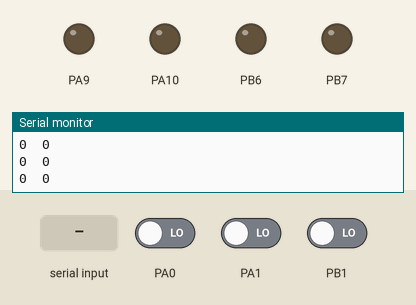
A sketch run on a simulated STM32 Blue Pill. On the bench: output pins drawn as LEDs (lit = HIGH), the last lines printed to the serial monitor. The inputs (shaded band) are chosen by the test bench; at power-on: PA0 LOW, PA1 LOW, PB1 LOW.

Above: at 1.2 s.
1.3 s: "90,45\n" received over Serial
At 2.0 s:
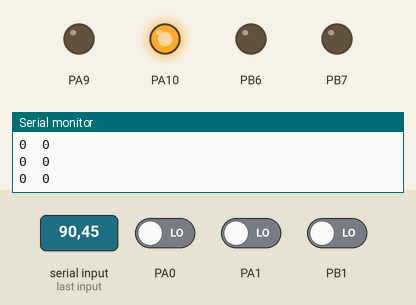
2.8 s: "5\n" received over Serial
At 3.6 s:
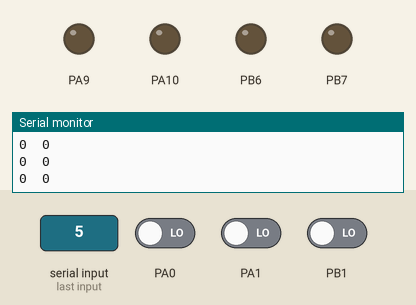
4.3 s: "90\n" received over Serial
At 4.7 s:
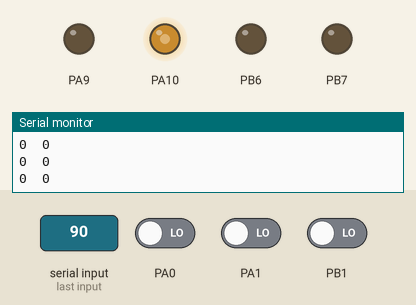
5.8 s: PA0 driven HIGH
At 7.0 s:
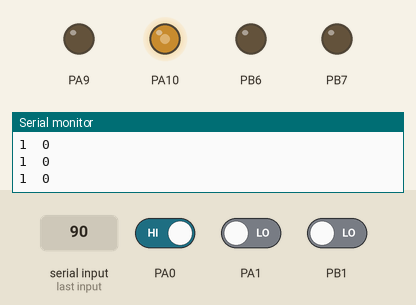
7.3 s: "30,150\n" received over Serial
At 7.9 s:
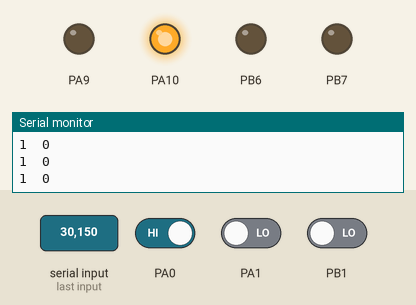
Timing chart, 0 to 9.8 s (numbered marks = the images above; inputs shaded):
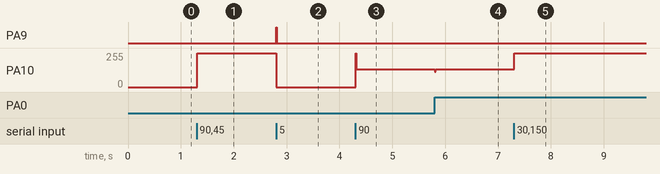

The sketch:

encoder_test.ino
```cpp
#include <PIDController.h>
volatile long int encoder_pos = 0;
volatile long int encoder_pos2 = 0;
PIDController pos_pid;
int motor_value = 255;
unsigned int integerValue=0;  // Max value is 65535
char incomingByte;
void setup() {

  Serial.begin(9600);
  pinMode(PB1, INPUT);
  pinMode(PB4, INPUT);
  pinMode(PA0, INPUT);
  pinMode(PA1, INPUT);
  pinMode(PB6, OUTPUT);
  pinMode(PB7, OUTPUT);
  attachInterrupt(digitalPinToInterrupt(PB1), encoder2, RISING);
  attachInterrupt(digitalPinToInterrupt(PA0), encoder, RISING);

  pos_pid.begin();
  pos_pid.tune(15, 0, 2000);
  pos_pid.limit(-255, 255);
}

void loop() {

if (Serial.available() > 0) {
    integerValue = 0;
    while(1) {
      incomingByte = Serial.read();
      if (incomingByte == '\n') break;
      if (incomingByte == -1) continue;
      integerValue *= 10;
      integerValue = ((incomingByte - 48) + integerValue);
      pos_pid.setpoint(integerValue);
    }
}

   motor_value = pos_pid.compute(encoder_pos);
if(motor_value > 0){
  MotorCounterClockwise(motor_value);
}else{
  MotorClockwise(abs(motor_value));
}

  Serial.print(encoder_pos);
  Serial.print("  ");
  Serial.println(encoder_pos2);
  delay(10);
}


void encoder2(){

  if(digitalRead(PB4) == HIGH){
    encoder_pos2++;
  }else{
    encoder_pos2--;
  }
}

void encoder(){

  if(digitalRead(PA1) == HIGH){
    encoder_pos--;
  }else{
    encoder_pos++;
  }
}

void MotorClockwise(int power){
  if(power > 100){
  analogWrite(9, power);
  digitalWrite(10, LOW);
  }else{
    digitalWrite(9, LOW);
    digitalWrite(10, LOW);
  }
}

void MotorCounterClockwise(int power){
  if(power > 100){
  analogWrite(10, power);
  digitalWrite(9, LOW);
  }else{
    digitalWrite(9, LOW);
    digitalWrite(10, LOW);
  }
}
```

Measured:
- after the input at 1.3 s, PA10: 0/255 → 255/255 at once
- after the input at 2.8 s, PA9: LOW → HIGH at once, → LOW 0.01 s later; PA10: 255/255 → 0/255 at once
- after the input at 4.3 s, PA10: 0/255 → 135/255 at once
- after the input at 5.8 s, PA10: 135/255 → 133/255 at once
- after the input at 7.3 s, PA10: 133/255 → 255/255 at once
